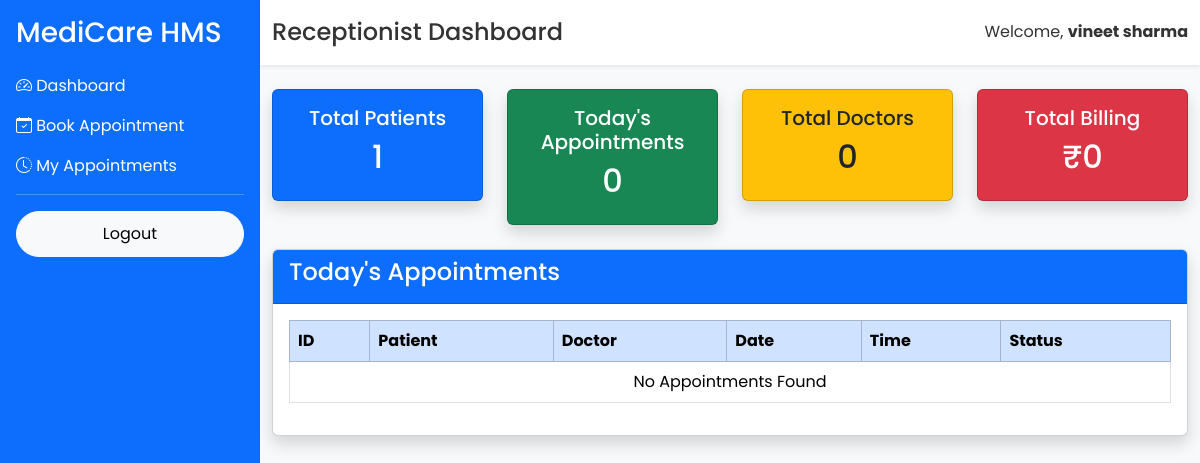
The app's page /receptionist/dashboard (signed in), older data.
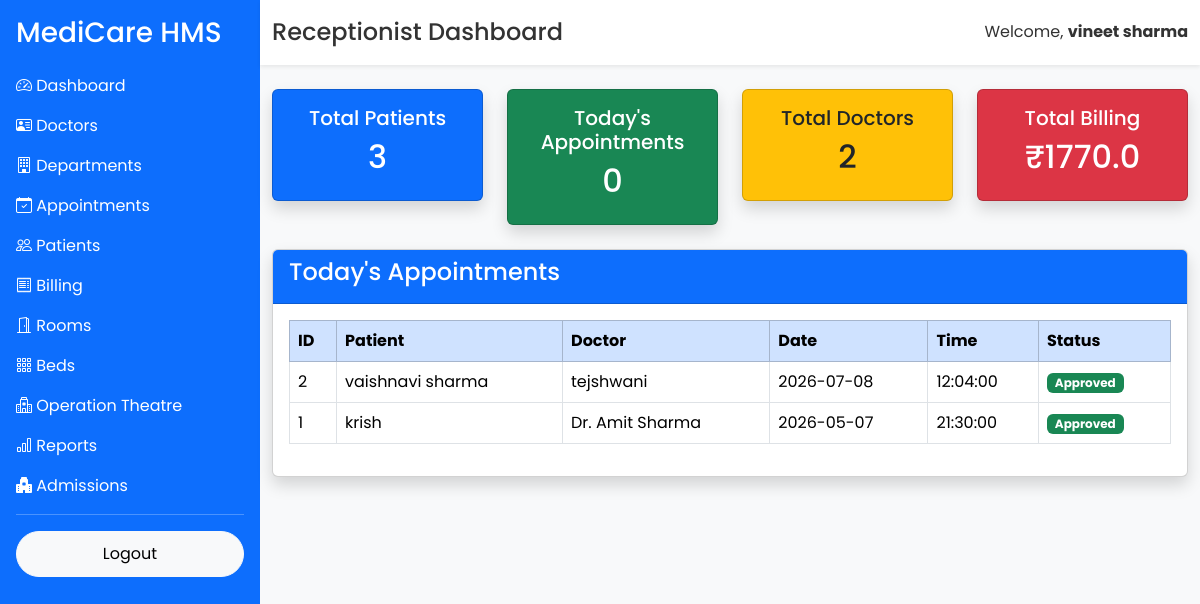
The same page, newer data.
### app/models/appointment.py (models this page shows)
class Appointment(db.Model):
    __tablename__ = "appointments"
    id = db.Column(db.Integer, primary_key=True)
    patient_id = db.Column(
        db.Integer,
        db.ForeignKey("users.id"),
        nullable=False
    )
    doctor_id = db.Column(
        db.Integer,
        db.ForeignKey("doctors.id"),
        nullable=False
    )
    appointment_date = db.Column(
        db.Date,
        nullable=False
    )
    appointment_time = db.Column(
        db.Time,
        nullable=False
    )
    reason = db.Column(db.Text)
    status = db.Column(
        db.String(20),
        default="Pending"
    )
    created_at = db.Column(
        db.DateTime,
        server_default=db.func.now()
    )
    patient = db.relationship(
        "User",
        foreign_keys=[patient_id]
    )
    doctor = db.relationship(
        "Doctor",
        foreign_keys=[doctor_id]
    )

### app/models/user.py (models this page shows, shortened)
class User(UserMixin, db.Model):
    __tablename__ = "users"
    id = db.Column(db.Integer, primary_key=True)
    full_name = db.Column(db.String(100), nullable=False)
    email = db.Column(db.String(120), unique=True, nullable=False)
    phone = db.Column(db.String(15), unique=True, nullable=True)
    password = db.Column(db.String(255), nullable=False)
    role = db.Column(db.String(20), default="patient")
    is_active = db.Column(db.Boolean, default=True)
    created_at = db.Column(db.DateTime, server_default=db.func.now())

### app/models/doctor.py (models this page shows, shortened)
class Doctor(db.Model):
    __tablename__ = "doctors"
    id = db.Column(db.Integer, primary_key=True)
    full_name = db.Column(db.String(100), nullable=False)
    specialization = db.Column(db.String(100), nullable=False)
    email = db.Column(db.String(120), unique=True)
    phone = db.Column(db.String(15))
    qualification = db.Column(db.String(100))
    experience = db.Column(db.Integer)
    consultation_fee = db.Column(db.Float)
    created_at = db.Column(
        db.DateTime,
        server_default=db.func.now()
    )

### app/routes/receptionist.py (the view)
@receptionist.route("/receptionist/dashboard")
@login_required
def receptionist_dashboard():
    patient_count = User.query.filter_by(role="patient").count()
    doctor_count = Doctor.query.count()
    appointment_count = Appointment.query.filter_by(
        appointment_date=date.today()
    ).count()
    bills = Billing.query.all()
    billing_total = sum(b.total for b in bills)
    appointments = Appointment.query.order_by(
        Appointment.appointment_date.desc()
    ).limit(10).all()
    return render_template(
        "receptionist/dashboard.html",
        patient_count=patient_count,
        doctor_count=doctor_count,
        appointment_count=appointment_count,
        billing_total=billing_total,
        appointments=appointments
    )

### app/templates/receptionist/dashboard.html (shortened to what this page needs)
{% extends "layout/dashboard_base.html" %}
{% block page_title %}
Receptionist Dashboard
{% endblock %}
{% block content %}
<div class="row">
    <div class="col-md-3">
        <div class="card bg-primary text-white shadow">
            <div class="card-body text-center">
                <h5>Total Patients</h5>
                <h2>{{ patient_count }}</h2>
            </div>
        </div>
    </div>
    <div class="col-md-3">
        <div class="card bg-success text-white shadow">
            <div class="card-body text-center">
                <h5>Today's Appointments</h5>
                <h2>{{ appointment_count }}</h2>
            </div>
        </div>
    </div>
    <div class="col-md-3">
        <div class="card bg-warning text-dark shadow">
            <div class="card-body text-center">
                <h5>Total Doctors</h5>
                <h2>{{ doctor_count }}</h2>
            </div>
        </div>
    </div>
    <div class="col-md-3">
        <div class="card bg-danger text-white shadow">
            <div class="card-body text-center">
                <h5>Total Billing</h5>
                <h2>₹{{ billing_total }}</h2>
            </div>
        </div>
    </div>
</div>
<br>
<div class="card shadow">
<div class="card-header bg-primary text-white">
<h4>Today's Appointments</h4>
</div>
<div class="card-body">
<table class="table table-bordered table-hover">
<thead class="table-primary">
<tr>
<th>ID</th>
<th>Patient</th>
<th>Doctor</th>
<th>Date</th>
<th>Time</th>
<th>Status</th>
</tr>
</thead>
<tbody>
{% for appointment in appointments %}
<tr>
<td>{{ appointment.id }}</td>
<td>{{ appointment.patient.full_name }}</td>
<td>{{ appointment.doctor.full_name }}</td>
<td>{{ appointment.appointment_date }}</td>
<td>{{ appointment.appointment_time }}</td>
<td>
<span class="badge bg-success">
{{ appointment.status }}
</span>
</td>
</tr>
{% else %}
<tr>
<td colspan="6" class="text-center">
No Appointments Found
</td>
</tr>
{% endfor %}
</tbody>
</table>
</div>
</div>
{% endblock %}

### app/templates/layout/dashboard_base.html (shortened to what this page needs)
<!DOCTYPE html>
<html lang="en">
<head>
<link href="https://cdn.jsdelivr.net/npm/bootstrap@5.3.3/dist/css/bootstrap.min.css" rel="stylesheet">
<link href="https://cdn.jsdelivr.net/npm/bootstrap-icons@1.11.3/font/bootstrap-icons.min.css" rel="stylesheet">
<link rel="stylesheet"
href="{{ url_for('static', filename='css/style.css') }}">
</head>
<body class="bg-light">
<div class="d-flex">
    <div class="bg-primary text-white p-3 vh-100" style="width:260px;">
        <h3 class="mb-4">
            MediCare HMS
        </h3>
       {% if current_user.role == "admin" %}
<a href="{{ url_for('admin.admin_dashboard') }}" class="d-block text-white text-decoration-none mb-3">
    <i class="bi bi-speedometer2"></i> Dashboard
</a>
<a href="{{ url_for('doctor.doctor_list') }}" class="d-block text-white text-decoration-none mb-3">
    <i class="bi bi-person-vcard"></i> Doctors
</a>
<a href="/admin/departments" class="d-block text-white text-decoration-none mb-3">
    <i class="bi bi-building"></i> Departments
</a>
<a href="/admin/appointments" class="d-block text-white text-decoration-none mb-3">
    <i class="bi bi-calendar-check"></i> Appointments
</a>
<a href="/admin/patients" class="d-block text-white text-decoration-none mb-3">
    <i class="bi bi-people"></i> Patients
</a>
<a href="/admin/billing" class="d-block text-white text-decoration-none mb-3">
    <i class="bi bi-receipt"></i> Billing
</a>
<a href="/admin/rooms" class="d-block text-white text-decoration-none mb-3">
    <i class="bi bi-door-open"></i> Rooms
</a>
<a href="/admin/beds" class="d-block text-white text-decoration-none mb-3">
    <i class="bi bi-grid-3x3-gap"></i> Beds
</a>
<a href="/admin/operation-theatres" class="d-block text-white text-decoration-none mb-3">
    <i class="bi bi-hospital"></i> Operation Theatre
</a>
<a href="/admin/reports" class="d-block text-white text-decoration-none mb-3">
    <i class="bi bi-bar-chart"></i> Reports
</a>
<a href="/admin/admissions" class="d-block text-white text-decoration-none mb-3">
    <i class="bi bi-hospital-fill"></i> Admissions
</a>
{% elif current_user.role == "patient" %}
<a href="/patient/dashboard" class="d-block text-white text-decoration-none mb-3">
    <i class="bi bi-speedometer2"></i> Dashboard
</a>
<a href="/appointments/book" class="d-block text-white text-decoration-none mb-3">
    <i class="bi bi-calendar-check"></i> Book Appointment
</a>
<a href="/appointments/my" class="d-block text-white text-decoration-none mb-3">
    <i class="bi bi-clock-history"></i> My Appointments
</a>
{% endif %}
        <hr>
        <a href="/logout" class="btn btn-light w-100">
            Logout
        </a>
    </div>
    <div class="flex-grow-1">
        <nav class="navbar navbar-light bg-white shadow-sm">
            <div class="container-fluid">
                <h4 class="mb-0">
                    {% block page_title %}{% endblock %}
                </h4>
                <span>
                    Welcome,
                    <strong>{{ current_user.full_name }}</strong>
                </span>
            </div>
        </nav>
        <div class="container-fluid mt-4">
            {% block content %}
            {% endblock %}
        </div>
    </div>
</div>
</body>
</html>

Row changes from the older to the newer data that the page shows:
changed User "vineet sharma": role "patient" → "admin" (drawn)
added Appointment: id "2", patient.full_name "vaishnavi sharma", doctor.full_name "tejshwani", appointment_date "2026-07-08", appointment_time "12:04:00", status "Approved"
added Appointment: id "1", patient.full_name "krish", doctor.full_name "Dr. Amit Sharma", appointment_date "2026-05-07", appointment_time "21:30:00", status "Approved"
Text that changed along with them:
{{ patient_count }}: "1" → "3"
{{ doctor_count }}: "0" → "2"
{{ billing_total }}: "0" → "1770.0"
text no longer shown: "Book Appointment My Appointments No Appointments Found"
text now shown: "Doctors Departments Appointments Patients Billing Rooms Beds Operation Theatre Reports Admissions"
